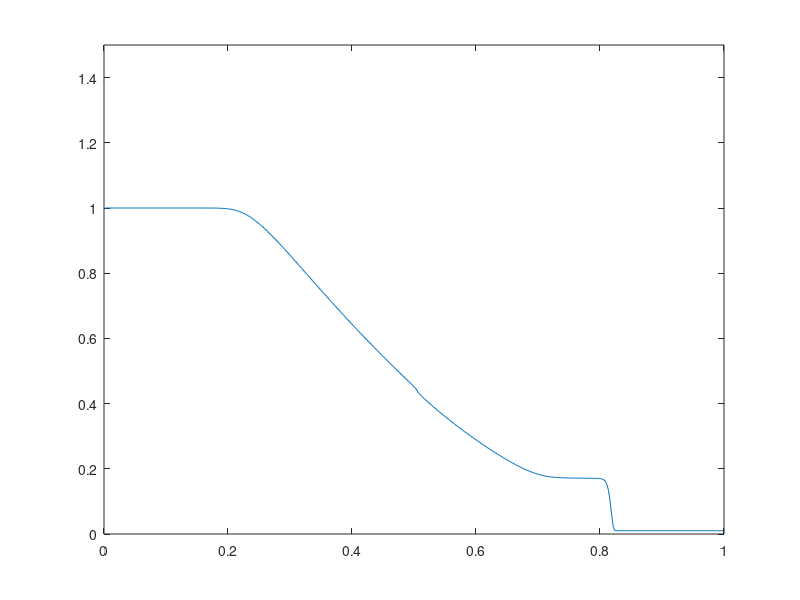

Source code (MATLAB):
clear all;

% Reseni pocatecni ulohy pro rovnice melke vody
%   h_t + (uh)_x = 0
%   (hu)_t + (hu^2 + gh^2/2)_x = 0
%
%   rovnice resime ve tvaru W_t + F(W)_x = 0, kde
%   W = [h, q], F(W) = [q, q^2/h + gh^2/2] kde q = hu
%

g = 10;

% Delka intervalu a pocet bunek
L = 1;
n = 400;

dx = L / n;
x = dx/2:dx:(L-dx/2);

W(1:2,1:n)  = 0;

% Pocatecni podminka
for i = 1:n
  if (x(i)<0.5)
    W(1,i) = 1.0;
  else
    W(1,i) = 0.01;
  end
end

plot(x, W(1,:)); axis([0 1 0 1.5]);
disp("Stiskni enter pro pokracovani"); pause;
t = 0;

for iter = 1:n
    
  h = W(1,:);
  q = W(2,:);
  u = q ./ h;
  
  % Vypocet spektralniho polomeru jakobianu
  sigma = abs(u) + sqrt(g*h);
  %
  
  dt = 0.4 * dx / max(sigma);
  
  % Numericky tok na leve a prave casti intervalu
  F(:,1) = [q(1); q(1)^2/h(1) + g*h(1)^2/2] ;
  F(:,n+1) = [q(n); q(n)^2/h(n) + g*h(n)^2/2] ;
  
  % Numericky tok f
  for i = 2:n
    sl = min( u(i-1)-sqrt(g*h(i-1)), u(i)-sqrt(g*h(i)) );
    sr = min( u(i-1)+sqrt(g*h(i-1)), u(i)+sqrt(g*h(i)) );

    Wl = W(:,i-1);
    Wr = W(:,i);
    
    Fl = [Wl(2); Wl(2)^2/Wl(1) + g*Wl(1)^2/2];
    Fr = [Wr(2); Wr(2)^2/Wr(1) + g*Wr(1)^2/2];
    
    if (0<=sl)
      F(:,i) = Fl;
    elseif (0<sr)
      F(:,i) = (sr*Fl - sl*Fr + sl*sr*(Wr-Wl)) / (sr-sl);
    else
      F(:,i) = Fr;
    end

  end
  
  W(:,1:n) = W(:,1:n) - dt/dx * (F(:,2:n+1) - F(:,1:n));
  t = t + dt;
  
  if (mod(iter,10)==0)
    plot(x, W(1,:)); axis([0 1 0 1.5]);
    pause(1);
  end
end

